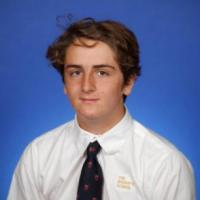
#> input picture images/kaz.jpg, 200 x 200 px
$ python color_histograms.py --image images/kaz.jpg
#> lines starting #> are read from the running program, lines starting #| are printed output that depends on the picture
from __future__ import print_function
from matplotlib import pyplot as plt
import numpy as np
import argparse
import cv2

argP = argparse.ArgumentParser()
argP.add_argument("-i", "--image", required = True, help = "Path of da image")
args = vars(argP.parse_args())

image = cv2.imread(args["image"])
#> image is the input picture: shape (200, 200, 3); mean B, G, R 158.7, 120.2, 110.4
cv2.imshow("Orginal", image)

chans = cv2.split(image)
color = ("b", "g", "r")
plt.figure()
plt.title("Flattened Color Histograms")
plt.xlabel("Bins")
plt.ylabel("# of Pixels")

for (chan, color) in zip(chans, color):
    hist = cv2.calcHist([chan], [0], None, [256], [0,256])
    plt.plot(hist, color = color)
    plt.xlim([0, 256])
#> this loop made 3 passes
#> color on passes 1 to 3: 'b', 'g', 'r'

fig = plt.figure()

ax = fig.add_subplot(131)
hist = cv2.calcHist([chans[1], chans[0]], [0,1], None, [32, 32], [0, 256, 0, 256])
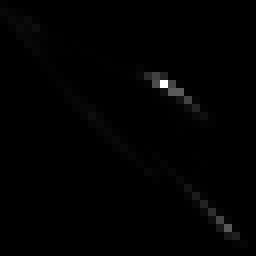
#> hist: shape (32, 32) float32 (shown 8 times larger); min 0, max 5175, mean 39.1; drawn with min black and max white
p = ax.imshow(hist, interpolation = "nearest")
ax.set_title("2D color historgram for GB")
plt.colorbar(p)

ax = fig.add_subplot(132)
hist = cv2.calcHist([chans[1], chans[0]], [0,1], None, [32, 32], [0, 256, 0, 256])
p = ax.imshow(hist, interpolation = "nearest")
ax.set_title("2D color historgram for GR")
plt.colorbar(p)

ax = fig.add_subplot(133)
hist = cv2.calcHist([chans[0], chans[2]], [0,1], None, [32, 32], [0, 256, 0, 256])
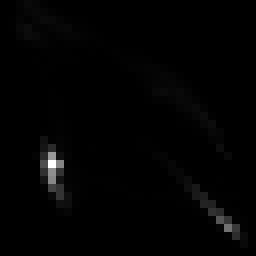
#> hist: shape (32, 32) float32 (shown 8 times larger); min 0, max 3402, mean 39.1; drawn with min black and max white
p = ax.imshow(hist, interpolation = "nearest")
ax.set_title("2D color historgram for BR")
plt.colorbar(p)

print("2d historgram shape: {}, with {} values".format(hist.shape, hist.flatten().shape[0]))
#| 2d historgram shape: (32, 32), with 1024 values

hist = cv2.calcHist([image], [0,1,2], None, [8,8,8], [0,256,0,256,0,256])
plt.show()
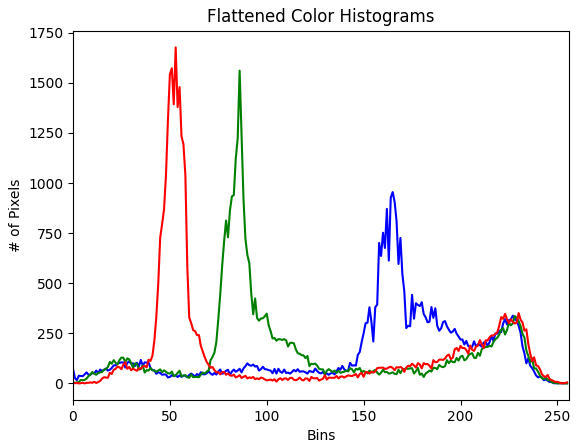
#> figure drawn by matplotlib, 1 panel; curve peaks at x = 165, y = 955; curve peaks at x = 86, y = 1561; curve peaks at x = 53, y = 1677
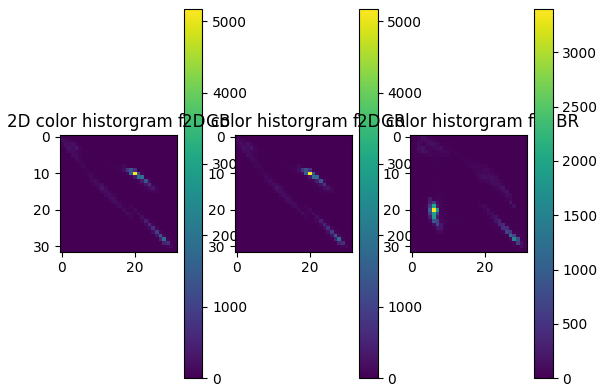
#> figure drawn by matplotlib, 6 panels

cv2.waitKey(0)

$ run again, on images/forsaken.PNG
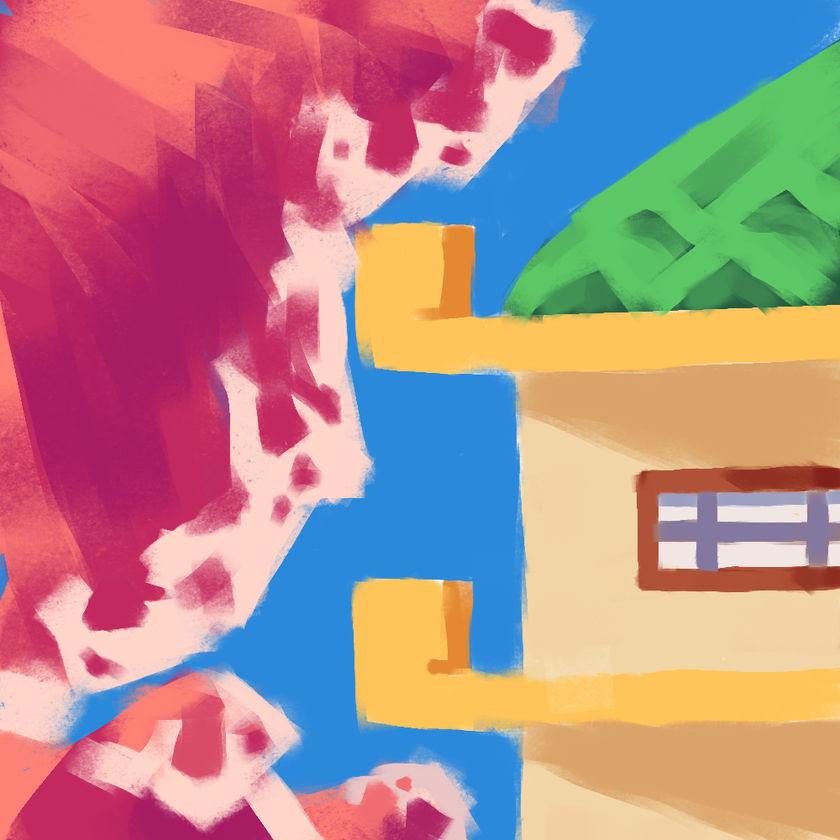
#> input picture images/forsaken.PNG, 840 x 840 px, shrunk from 1000 x 1000 before the run
#> image is the input picture: shape (840, 840, 3); mean B, G, R 139.6, 138, 178.6
#> the loop `for (chan, color) in zip(chans, color):` made 3 passes
#> color on passes 1 to 3: 'b', 'g', 'r'
#> `hist = cv2.calcHist([chans[0], chans[2]], [0,1], None, [32, 32], [0, 2..`:
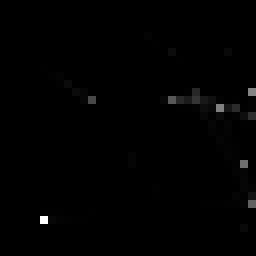
#> hist: shape (32, 32) float32 (shown 8 times larger); min 0, max 110539, mean 689.1; drawn with min black and max white
#| 2d historgram shape: (32, 32), with 1024 values
#> `plt.show()`:
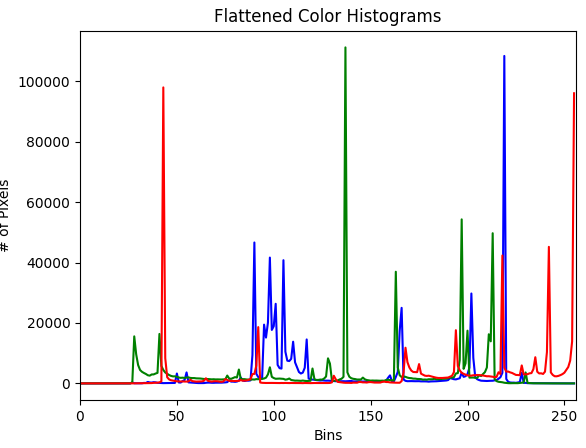
#> figure drawn by matplotlib, 1 panel; curve peaks at x = 219, y = 108349; curve peaks at x = 137, y = 111176; curve peaks at x = 43, y = 97937
